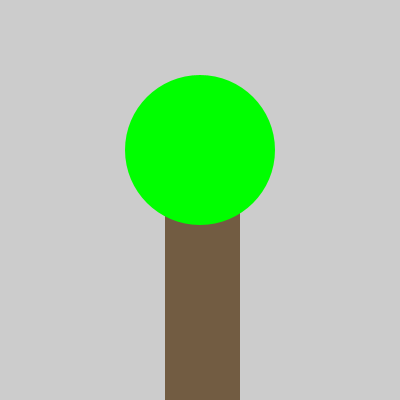
Frame 1 (no input)
Frame 60 (the mouse pressed at the canvas centre just before this capture): identical to frame 1, image omitted
Frame 120 (the mouse held since frame 60 and released just before this capture): identical to frame 1, image omitted

The Processing sketch that drew this single still picture (run headless with seeded random() and noise(); from frame 60 on, the mouse is pressed at the canvas centre):

// Processing sketch: opdracht_9_9_boom
// ── opdracht_9_9_boom.pde
void setup(){
  size(400,400);
  boom(75,200,150,150);
}

void draw(){
  
}
void boom(int a,int b,int c,int d){
  fill(114,92,66);
  noStroke();
  rect(165,200,a,b);
   fill(0,255,0);
  noStroke();
  ellipse(200,150,c,d);
  
}
